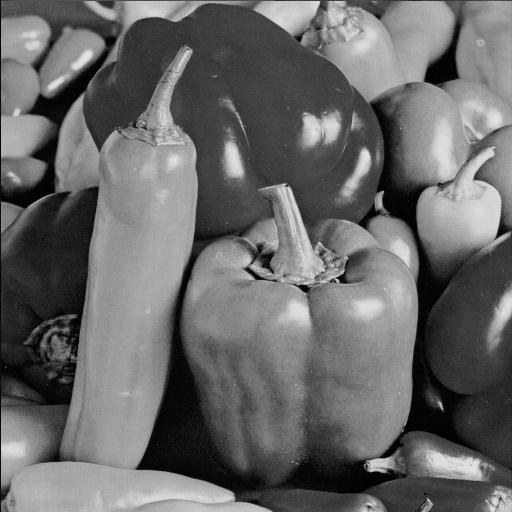
%> input picture Assignment3/peppers.tif, 512 x 512 px
$ octave TestBit.m   (GNU Octave 9; MATLAB toolbox functions it lacks are replaced by stand-ins)
%> lines starting %> are read from the running program, lines starting %| are printed output that depends on the picture
A = imread('peppers.tif');
%> A is the input picture: size 512x512 uint8; min 0, max 230, mean 104.2
A = double(A);
%> A: size 512x512 double

B = imread('baboon.tif');
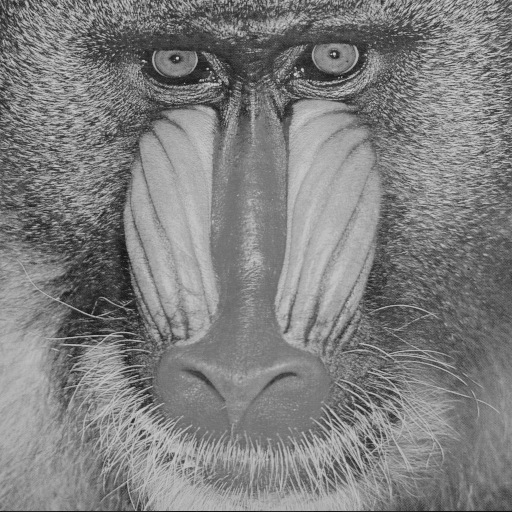
%> input picture Assignment3/baboon.tif, 512 x 512 px
%> B is the input picture: size 512x512 uint8; min 16, max 214, mean 127.3
B = double(B);
%> B: size 512x512 double

N = 3;
C = {};

for i = N+1:8
    C{i} = bitget(A , i);
end
%> after the loop, C = 8 items

for j = 8-(N-1):8
    D{j} = bitget(B,j);
end
%> after the loop, D = 8 items

ImArray = cell(1,8);
for i = 1:N
    ImArray{i} = D{8-(N-i)};
end
%> after the loop, ImArray = 8 items

for j = N+1:8
    ImArray{j} = C{j};
end

for i = 0:7
    ImArray{i+1} = ImArray{i+1} * 2^i;
end

Im = imadd(ImArray{1}, ImArray{2});
Im = imadd(Im, ImArray{3});
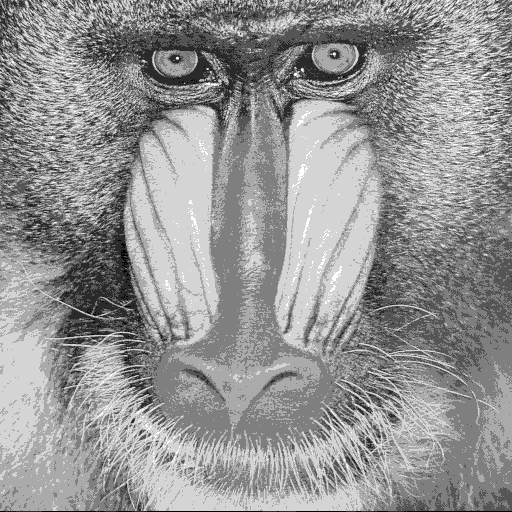
%> Im: size 512x512 double; min 0, max 6, mean 3.49; drawn with min black and max white
Im = imadd(Im, ImArray{4});
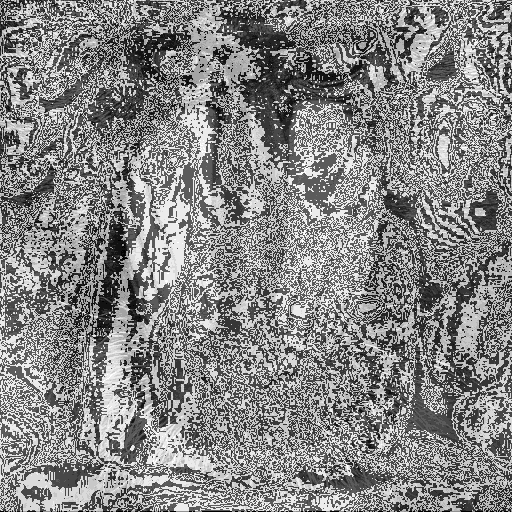
%> Im: size 512x512 double; min 0, max 14, mean 7.35; drawn with min black and max white
Im = imadd(Im, ImArray{5});
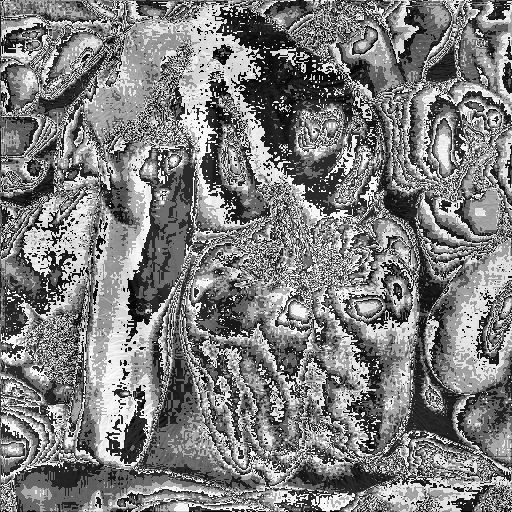
%> Im: size 512x512 double; min 0, max 30, mean 14.8; drawn with min black and max white
Im = imadd(Im, ImArray{6});
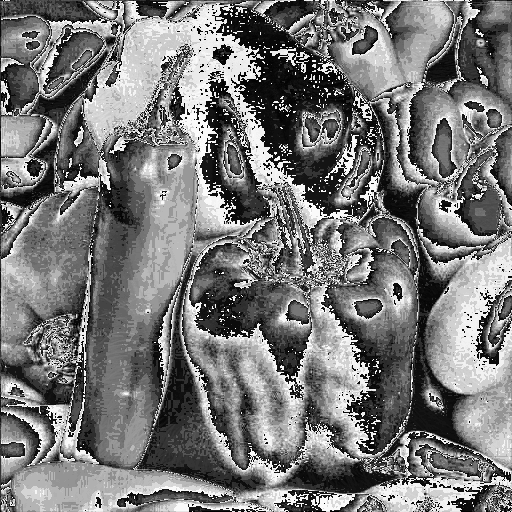
%> Im: size 512x512 double; min 0, max 62, mean 29.2; drawn with min black and max white
Im = imadd(Im, ImArray{7});
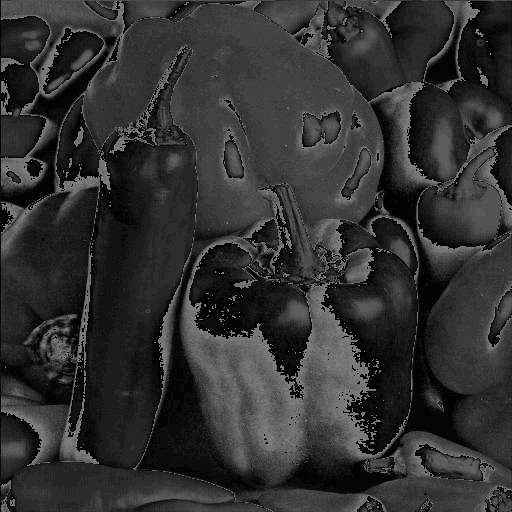
%> Im: size 512x512 double; min 0, max 126, mean 49.2
Im = imadd(Im, ImArray{8});

b = bitget(Im, 1);
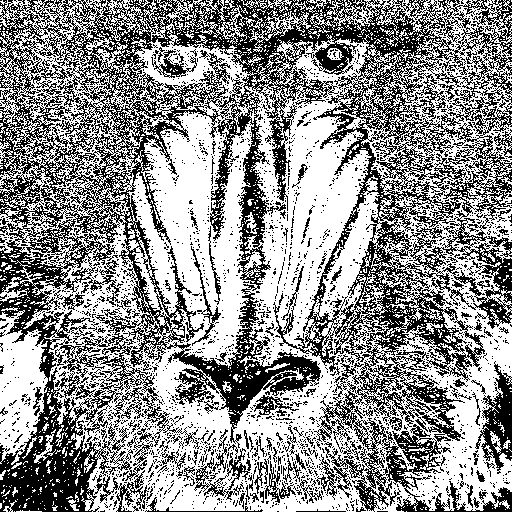
%> b: size 512x512 logical; 56.7% white; black in thin lines or dots

imshow(b);
